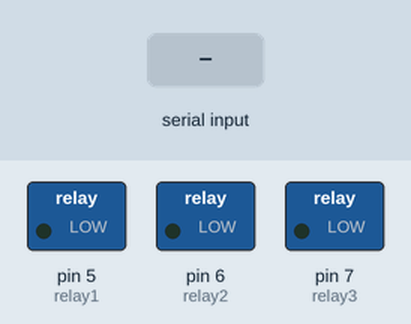
Recording of a sketch running on a simulated Arduino Uno, built with avr-gcc and run on an emulated ATmega328P. On the bench: switched loads named in the sketch (green lamp = pin HIGH). The inputs (shaded band) are chosen by the test bench.

Above: at 1.2 s.
1.3 s: byte 30 received over Serial
At 2.2 s:
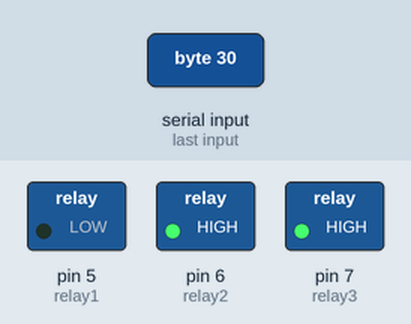
2.8 s: byte 90 received over Serial
At 3.4 s:
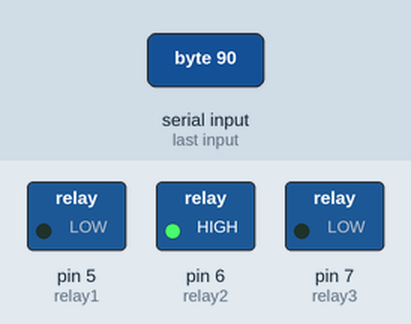
Timing chart, 0 to 5.8 s (numbered marks = the images above; inputs shaded):
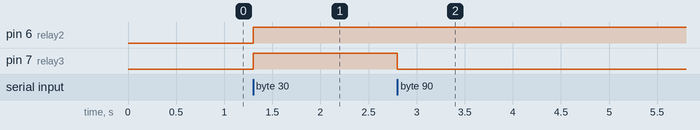

The sketch:

serial_leds.ino
```cpp
int relay1 = 5;
int relay2 = 6;
int relay3 = 7;

int const RED_MASK = 0b001;
int const GREEN_MASK = 0b010;
int const BLUE_MASK = 0b100;

boolean redLit = false;
boolean greenLit = false;
boolean blueLit = false;

// the setup routine runs once when you press reset:
void setup()  {
  pinMode(relay1, OUTPUT);
  pinMode(relay2, OUTPUT);
  pinMode(relay3, OUTPUT);

  Serial.begin(9600);
}

// the loop routine runs over and over again forever:
void loop()  {

  if (Serial.available() > 0) {
    int incomingByte = Serial.read();
    // bit-mask the incoming byte to work out which lights should be on
    redLit = (incomingByte & RED_MASK) ? true : false;
    greenLit = (incomingByte & GREEN_MASK) ? true : false;
    blueLit = (incomingByte & BLUE_MASK) ? true : false;
  }

  if (redLit) {
    digitalWrite(relay1, HIGH);
  } else {
    digitalWrite(relay1, LOW);
  }

  if (greenLit) {
    digitalWrite(relay2, HIGH);
  } else {
    digitalWrite(relay2, LOW);
  }

  if (blueLit) {
    digitalWrite(relay3, HIGH);
  } else {
    digitalWrite(relay3, LOW);
  }
}
```

Measured:
- after the input at 1.3 s, pin 6 (relay2), pin 7 (relay3): LOW → HIGH at once
- after the input at 2.8 s, pin 7 (relay3): HIGH → LOW at once
